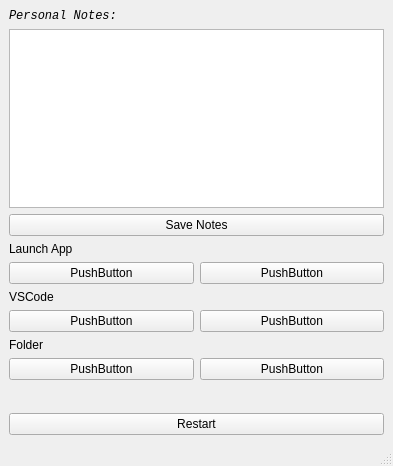
<?xml version="1.0" encoding="UTF-8"?>
<ui version="4.0">
 <class>MainWindow</class>
 <widget class="QMainWindow" name="MainWindow">
  <property name="geometry">
   <rect>
    <x>0</x>
    <y>0</y>
    <width>393</width>
    <height>466</height>
   </rect>
  </property>
  <property name="windowTitle">
   <string>MainWindow</string>
  </property>
  <widget class="QWidget" name="centralwidget">
   <layout class="QVBoxLayout" name="verticalLayout_5">
    <item>
     <layout class="QVBoxLayout" name="verticalLayout_4">
      <item>
       <layout class="QVBoxLayout" name="verticalLayout">
        <item>
         <widget class="QLabel" name="label_4">
          <property name="font">
           <font>
            <family>Consolas</family>
            <italic>true</italic>
           </font>
          </property>
          <property name="text">
           <string>Personal Notes:</string>
          </property>
         </widget>
        </item>
        <item>
         <widget class="QTextEdit" name="textbox_notes"/>
        </item>
        <item>
         <widget class="QPushButton" name="btn_save_notes">
          <property name="text">
           <string>Save Notes</string>
          </property>
         </widget>
        </item>
        <item>
         <widget class="QLabel" name="label_3">
          <property name="text">
           <string>Launch App</string>
          </property>
         </widget>
        </item>
        <item>
         <layout class="QHBoxLayout" name="frame_apps">
          <item>
           <widget class="QPushButton" name="pushButton_3">
            <property name="text">
             <string>PushButton</string>
            </property>
           </widget>
          </item>
          <item>
           <widget class="QPushButton" name="pushButton_4">
            <property name="text">
             <string>PushButton</string>
            </property>
           </widget>
          </item>
         </layout>
        </item>
       </layout>
      </item>
      <item>
       <layout class="QVBoxLayout" name="verticalLayout_2">
        <item>
         <widget class="QLabel" name="label_2">
          <property name="text">
           <string>VSCode</string>
          </property>
         </widget>
        </item>
        <item>
         <layout class="QHBoxLayout" name="frame_vscode">
          <item>
           <widget class="QPushButton" name="pushButton">
            <property name="text">
             <string>PushButton</string>
            </property>
           </widget>
          </item>
          <item>
           <widget class="QPushButton" name="pushButton_2">
            <property name="text">
             <string>PushButton</string>
            </property>
           </widget>
          </item>
         </layout>
        </item>
       </layout>
      </item>
      <item>
       <layout class="QVBoxLayout" name="verticalLayout_3">
        <item>
         <widget class="QLabel" name="label">
          <property name="text">
           <string>Folder</string>
          </property>
         </widget>
        </item>
        <item>
         <layout class="QHBoxLayout" name="frame_folders">
          <item>
           <widget class="QPushButton" name="pushButton_5">
            <property name="text">
             <string>PushButton</string>
            </property>
           </widget>
          </item>
          <item>
           <widget class="QPushButton" name="pushButton_6">
            <property name="text">
             <string>PushButton</string>
            </property>
           </widget>
          </item>
         </layout>
        </item>
       </layout>
      </item>
      <item>
       <spacer name="verticalSpacer">
        <property name="orientation">
         <enum>Qt::Vertical</enum>
        </property>
        <property name="sizeHint" stdset="0">
         <size>
          <width>20</width>
          <height>40</height>
         </size>
        </property>
       </spacer>
      </item>
      <item>
       <widget class="QPushButton" name="btn_restart">
        <property name="text">
         <string>Restart</string>
        </property>
       </widget>
      </item>
     </layout>
    </item>
   </layout>
  </widget>
  <widget class="QMenuBar" name="menubar">
   <property name="geometry">
    <rect>
     <x>0</x>
     <y>0</y>
     <width>393</width>
     <height>21</height>
    </rect>
   </property>
  </widget>
  <widget class="QStatusBar" name="statusbar"/>
 </widget>
 <resources/>
 <connections/>
</ui>
